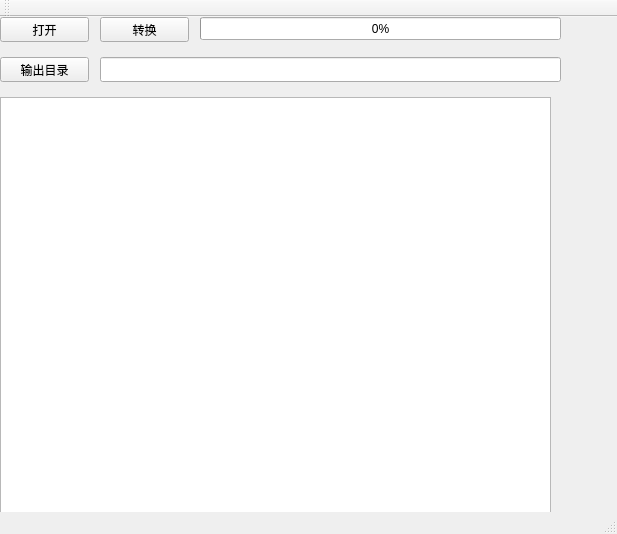
<?xml version="1.0" encoding="UTF-8"?>
<ui version="4.0">
 <class>MainWindow</class>
 <widget class="QMainWindow" name="MainWindow">
  <property name="geometry">
   <rect>
    <x>0</x>
    <y>0</y>
    <width>617</width>
    <height>534</height>
   </rect>
  </property>
  <property name="windowTitle">
   <string>Audio Converter</string>
  </property>
  <widget class="QWidget" name="centralWidget">
   <widget class="QPushButton" name="convertButton">
    <property name="geometry">
     <rect>
      <x>100</x>
      <y>0</y>
      <width>89</width>
      <height>25</height>
     </rect>
    </property>
    <property name="text">
     <string>转换</string>
    </property>
   </widget>
   <widget class="QPushButton" name="open">
    <property name="geometry">
     <rect>
      <x>0</x>
      <y>0</y>
      <width>89</width>
      <height>25</height>
     </rect>
    </property>
    <property name="text">
     <string>打开</string>
    </property>
   </widget>
   <widget class="QLineEdit" name="output_dir">
    <property name="geometry">
     <rect>
      <x>100</x>
      <y>40</y>
      <width>461</width>
      <height>25</height>
     </rect>
    </property>
    <property name="readOnly">
     <bool>true</bool>
    </property>
   </widget>
   <widget class="QPushButton" name="output">
    <property name="geometry">
     <rect>
      <x>0</x>
      <y>40</y>
      <width>89</width>
      <height>25</height>
     </rect>
    </property>
    <property name="text">
     <string>输出目录</string>
    </property>
   </widget>
   <widget class="QProgressBar" name="progressBar">
    <property name="geometry">
     <rect>
      <x>200</x>
      <y>0</y>
      <width>361</width>
      <height>23</height>
     </rect>
    </property>
    <property name="value">
     <number>0</number>
    </property>
   </widget>
   <widget class="QListWidget" name="listWidget">
    <property name="geometry">
     <rect>
      <x>0</x>
      <y>80</y>
      <width>551</width>
      <height>531</height>
     </rect>
    </property>
   </widget>
  </widget>
  <widget class="QMenuBar" name="menuBar">
   <property name="geometry">
    <rect>
     <x>0</x>
     <y>0</y>
     <width>617</width>
     <height>22</height>
    </rect>
   </property>
  </widget>
  <widget class="QToolBar" name="mainToolBar">
   <attribute name="toolBarArea">
    <enum>TopToolBarArea</enum>
   </attribute>
   <attribute name="toolBarBreak">
    <bool>false</bool>
   </attribute>
  </widget>
  <widget class="QStatusBar" name="statusBar"/>
 </widget>
 <layoutdefault spacing="6" margin="11"/>
 <resources/>
 <connections/>
</ui>
